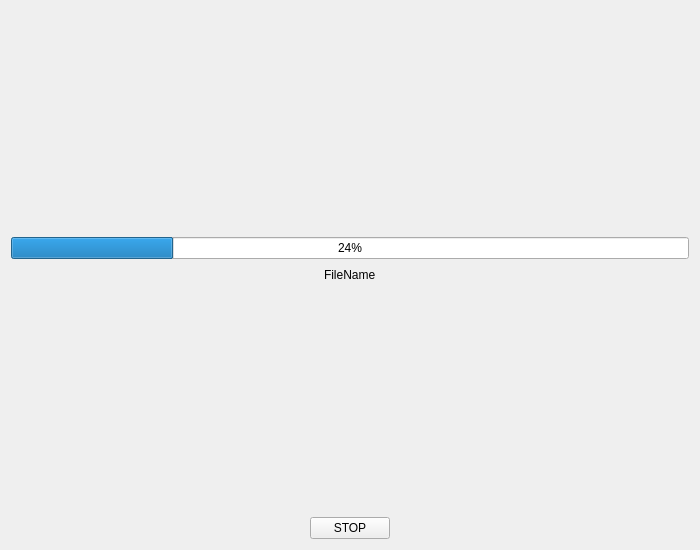
<?xml version="1.0" encoding="UTF-8"?>
<ui version="4.0">
 <class>Form</class>
 <widget class="QWidget" name="Form">
  <property name="geometry">
   <rect>
    <x>0</x>
    <y>0</y>
    <width>700</width>
    <height>550</height>
   </rect>
  </property>
  <property name="minimumSize">
   <size>
    <width>700</width>
    <height>550</height>
   </size>
  </property>
  <property name="windowTitle">
   <string>Form</string>
  </property>
  <layout class="QVBoxLayout" name="verticalLayout">
   <item>
    <spacer name="verticalSpacer">
     <property name="orientation">
      <enum>Qt::Orientation::Vertical</enum>
     </property>
     <property name="sizeHint" stdset="0">
      <size>
       <width>20</width>
       <height>40</height>
      </size>
     </property>
    </spacer>
   </item>
   <item>
    <widget class="QProgressBar" name="progress_bar">
     <property name="value">
      <number>24</number>
     </property>
     <property name="alignment">
      <set>Qt::AlignmentFlag::AlignCenter</set>
     </property>
     <property name="invertedAppearance">
      <bool>false</bool>
     </property>
    </widget>
   </item>
   <item>
    <layout class="QHBoxLayout" name="horizontalLayout">
     <item>
      <spacer name="horizontalSpacer_2">
       <property name="orientation">
        <enum>Qt::Orientation::Horizontal</enum>
       </property>
       <property name="sizeHint" stdset="0">
        <size>
         <width>40</width>
         <height>20</height>
        </size>
       </property>
      </spacer>
     </item>
     <item>
      <widget class="QLabel" name="filename_lbl">
       <property name="text">
        <string>FileName</string>
       </property>
      </widget>
     </item>
     <item>
      <spacer name="horizontalSpacer">
       <property name="orientation">
        <enum>Qt::Orientation::Horizontal</enum>
       </property>
       <property name="sizeHint" stdset="0">
        <size>
         <width>40</width>
         <height>20</height>
        </size>
       </property>
      </spacer>
     </item>
    </layout>
   </item>
   <item>
    <spacer name="verticalSpacer_2">
     <property name="orientation">
      <enum>Qt::Orientation::Vertical</enum>
     </property>
     <property name="sizeHint" stdset="0">
      <size>
       <width>20</width>
       <height>40</height>
      </size>
     </property>
    </spacer>
   </item>
   <item>
    <layout class="QHBoxLayout" name="horizontalLayout_2">
     <item>
      <spacer name="horizontalSpacer_4">
       <property name="orientation">
        <enum>Qt::Orientation::Horizontal</enum>
       </property>
       <property name="sizeHint" stdset="0">
        <size>
         <width>40</width>
         <height>20</height>
        </size>
       </property>
      </spacer>
     </item>
     <item>
      <widget class="QPushButton" name="stop_btn">
       <property name="text">
        <string>STOP</string>
       </property>
       <property name="icon">
        <iconset resource="resources.qrc">
         <normaloff>:/icons/stop.svg</normaloff>:/icons/stop.svg</iconset>
       </property>
       <property name="shortcut">
        <string>Ctrl+S</string>
       </property>
      </widget>
     </item>
     <item>
      <spacer name="horizontalSpacer_3">
       <property name="orientation">
        <enum>Qt::Orientation::Horizontal</enum>
       </property>
       <property name="sizeHint" stdset="0">
        <size>
         <width>40</width>
         <height>20</height>
        </size>
       </property>
      </spacer>
     </item>
    </layout>
   </item>
  </layout>
 </widget>
 <resources>
  <include location="resources.qrc"/>
 </resources>
 <connections/>
</ui>
